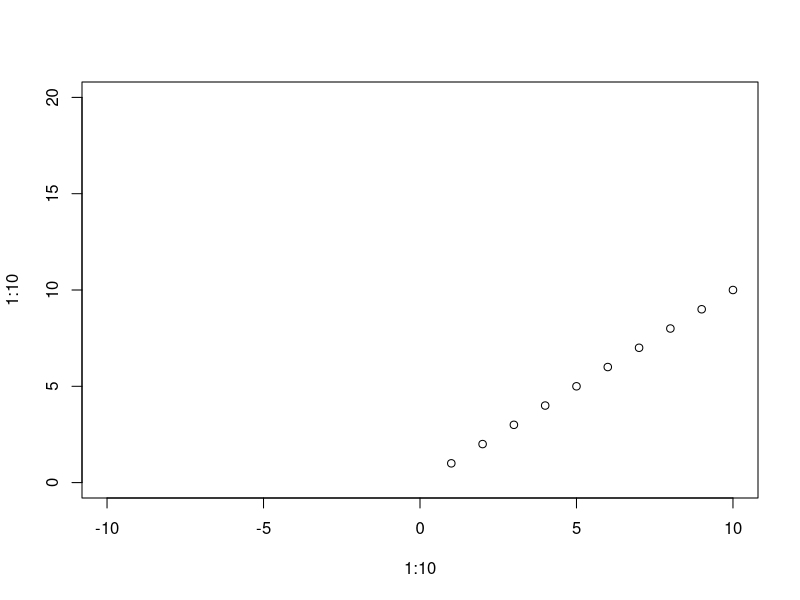

R code for this plot:
#
# PRACTICAL 1-2: Sampling and Simulation
# ---------------------------------
#
#
# In this practical, we introduce the ideas of statistical simulation as a mechanism
# to investigate the behaviour of sampling distributions in a case study problem
# of jury selection. We'll expand our R techniques to see how to write custom 
# functions, to sample and generate random numbers, and how to repeat straightforward
# calculations an arbitrary number of times.



 # *  You will need the following skills from previous practicals:
 #    *   Basic R skills with arithmetic, functions, etc
 #    *   Manipulating and creating vectors: `c`, `seq`,
 #    *   Calculating data summaries: `mean`, `sd`, `var`, `min`, `max`
 #    *   Plotting a histogram with `hist`
 # *  New R techniques:
 #    *   Sampling from a vector using `sample`
 #    *   Generating random numbers from a binomial distribution using `rbinom`
 #    *   Creating new functions with `function`
 #    *   Using `replicate` to repeatedly call a function with no arguments
 #    *   Adding straight lines to plots with `abline`




#
#
# 1. Jury selection: Swain vs. Alabama (1965)
# ==================================================================================
#
# The context of our problem today is concerns the selection of a jury in a trial
# in 1965 Alabama, USA. In the early 1960s, in Talladega County in Alabama, a Black
# man called Robert Swain was convicted and was sentenced to death. At the time, 
# only men aged 21 or older were allowed to serve on juries in Talladega County, 
# where 26% of the eligible jurors were Black. Of the 100 jurors available in the 
# jury panel, only 8 were Black and no Black man was selected for the jury of the
# actual trial itself.

# Robert Swain appealed his sentence, citing among other factors the fact the jury
# at his trial was all White. Moreover, he pointed out that all Talladega County 
# jury panels for the past 10 years had contained only a small percent of Black 
# panelists. Robert Swain was represented in the U.S. Supreme Court by Constance 
# Baker Motley (https://en.wikipedia.org/wiki/Constance_Baker_Motley), the first 
# African-American woman to argue a case in that Court. She argued 10 cases in the
# Supreme Court and lost only one – Robert Swain's. The U.S. Supreme Court concluded,
# "the overall percentage disparity has been small" and that there was insufficient
# evidence of "invidious discrimination".
# 
# But was this assertion reasonable? If jury panelists were selected at random 
# from the county’s eligible population, there would be some chance variation. We
# wouldn’t get exactly 26 Black panelists on every 100-person panel. But would we
# expect as few as eight? In this practical, we will use statistical simulation to
# investigate how plausible such an outcome would be, given the composition of the
# wider population of potential jurors.




#
#
# 2. Simulation and sampling 
# ==================================================================================
#
# Statistical simulation - or the Monte Carlo method(https://en.wikipedia.org/wiki/Monte_Carlo_method)
# is a statistical technique where we artificially generate ("simulate") data in 
# order to explore sampling distributions, investigate the behaviour of statistical
# methods, and test hypotheses. These methods are particularly useful when the
# corresponding mathematical calculations are difficult or even impossible. Of 
# course, since our results are a product of how we set up the simulation we must
# take particular care in setting up the problem and interpreting what we find.
# 
# For this practical, we will use R and a bit of statistical thinking to examine 
# the disparity between the 8 out of 100 Black men in the jury panel, the 
# distribution of the actual jury, and the distribution in the population.


#
# 2.1 Simulating a jury
# ----------------------------------------------------------------------------------
# 
# 
# We're going to approach the problem as follows:
#   
# * Let $X_i$ be one of the $n=100$ potential jurors in the panel 
# * Then $X_i=1$ if that juror is Black and $X_i=0$ otherwise
# * The jury panel comprises $n=100$ individuals are selected at random and 
#   representatitvely from the population.
# * Thus we assume that $X_i$ is drawn from a distribution where $P[X_i=1]=0.26$ to 
#   represent the 26% of eligible Black people in the local population.
# * $10$ people from the 100-person jury panel are then selected to be on the trial
#   jury.
# 
# Under these assumptions, we can *simulate* or *randomly generate* possible jury 
# panels consistent with random selection from this population. If the panel were 
# truly selected at random then our simulated results should be close to those 
# observed in Swain's case. If the results of our simulation are not consistent 
# with the composition of the panel in the trial, that will be evidence against 
# our model assumptions (ie the model of random selection) and potential evidence
# of bias. 
# 
# To begin with, we will simulate a jury using the `sample` function:



# ^^^^^^^^^^^^^^^^^^^^^^^^^^^^^^^^^^^^^^^^^^^^^^^^^^^^^^^^^^^^^^^^^^^^^^^^^^^^^^^^^^^^^^^^^^^^^^^
# ^ TECHNIQUE: 
# ^ 
# ^ The `sample` function allows us to take a sample of a specified size from a 
# ^ vector of values which is treated as the population. The sample function has the
# ^ following syntax, which you can find by typing `?sample`:
# ^ 
# ^ `sample(x, size, replace = FALSE, prob = NULL)`
# ^ 
# ^ The arguments to this function are:
# ^   
# ^   * `x` a vector of values representing the population to be sampled
# ^   * `size` the size of sample to take - in our case this is $n$
# ^   * `replace` - whether to sample with replacement (`TRUE`) or not (`FALSE`)
# ^   * `prob` - a vector of probabilities for the selection of each element of `x`. 
# ^      If probabilities aren't specified here, then the elements of `x` are assumed 
# ^      equally likely.
# ^ 
# ^ Note that the arguments `replace` and `prob` are given default values of `FALSE`
# ^ and `NULL`. This means that if we don't specify a value, R will assume they take
# ^ the defaults specified in the function definition.
# ^ 
# ^^^^^^^^^^^^^^^^^^^^^^^^^^^^^^^^^^^^^^^^^^^^^^^^^^^^^^^^^^^^^^^^^^^^^^^^^^^^^^^^^^^^^^^^^^^^^^^



#
# Exercise:
# ~~~~~~~~~~~~~
# * Use the `sample` function to:
#   * Take a sample of size $n=100$
#   * From a population of $[0,1]$ values
#   * With a probabilities $[0.74,0.26]$
#   * Using replacement
#   * _Hint:_ last time we saw we can use the `c` function to create vectors from two or more constants.













# Your code should return a vector of length 100, that will look something like the one below.
# 
# [1] 0 0 1 0 0 0 1 0 0 1 0 0 0 1 0 0 0 0 0 1 0 0 1 0 0 0 1 0 0 0 0 0 0 0 1 0 1 1 0 1 0 1 1 0 1 0 0 0 1 0 0 0 0 0 1
# [56] 1 1 0 0 0 1 1 0 0 0 0 1 1 0 1 0 0 0 0 0 0 1 0 1 0 1 0 1 0 0 0 0 0 0 0 1 1 0 1 0 0 0 0 0 1


#
# Exercise:
# ~~~~~~~~~~~~~
# * What do the values $0$ and $1$ represent?
# * Re-run your code from the previous exercise, but now save it as a variable `x`
# * Compute the `sum` of the elements of `x` to find out how many Black jurors would be in your simulated jury pool.
# * Are you close to the value of $8$ that was seen in the Swain case?
# * How would you modify your code to compute the proportion of Black jurors in the panel?
  











#
# 2.2 Using a function to repeat your calculations
# ----------------------------------------------------------------------------------
# 
# 
# As with other programming languages (such as Python), we can combine multiple 
# commands in `R` into our own custom functions that perform more complicated tasks
# or calculations. Throughout the year, we will be writing our own functions to 
# solve specific problems and today we will learn the basic syntax of how to create
# a function.



# ^^^^^^^^^^^^^^^^^^^^^^^^^^^^^^^^^^^^^^^^^^^^^^^^^^^^^^^^^^^^^^^^^^^^^^^^^^^^^^^^^^^^^^^^^^^^^^^
# ^ TECHNIQUE: 
# ^ 
# ^ When creating a new function, it needs to have a name, probably at least one 
# ^ argument (although it doesn’t have to), and a body of code that does something. 
# ^ At the end it usually should (although doesn’t have to) return a value or object
# ^ out of the function. 
# ^ 
# ^ The general syntax for writing your own function is
# ^ 
name.of.function <- function(arg1, arg2, arg3=2) {
  # function code to do some useful stuff
  return(something) # return value 
}
# ^ 
# ^ + name.of.function: is the function’s name. This can be any valid variable name,
# ^   but you should avoid using names that are used elsewhere in R, such as `mean`, 
# ^   `function`, `plot`, etc.
# ^ + arg1, arg2, arg3: these are the arguments of the function. You can write a 
# ^   function with any number of arguments, or none at all. Essentially, this is the
# ^   list of everything that is needed for the `name.of.function` function to run.
# ^   Some arguments have default values specified, such as `arg3` in our example, 
# ^   which is set to `2` unless otherwise specified. Arguments without a default 
# ^   must have a value supplied for the function to run. You do not need to provide
# ^   a value for those arguments with a default as they are considered as optional,
# ^   and when omitted the function will simply use the default value in its definition.
# ^ + **Function body**: The function code between the `{}` brackets is run every 
# ^   time the function is called. Note that unlike Python where the code _inside_ 
# ^   the function is _indented_, with `R` the code inside the function must be 
# ^   enclosed in curly braces `{}`. 
# ^ + **Return value**: The last line of the code is the value that will be returned
# ^   by the function.  It is not necessary that a function return anything, for 
# ^   example a function that makes a plot might not return anything (and so either 
# ^   state `return()` or omitting the `return` statement entirely), whereas a function 
# ^   that does a mathematical operation might return a number, or a vector.
# ^
# ^^^^^^^^^^^^^^^^^^^^^^^^^^^^^^^^^^^^^^^^^^^^^^^^^^^^^^^^^^^^^^^^^^^^^^^^^^^^^^^^^^^^^^^^^^^^^^^


# For example, we can write a function to compute the sum of squares of two numbers as
sum.of.squares <- function(x,y) {
  return(x^2 + y^2)
}

# and we can then evaluate

sum.of.squares(3,4)


#
# Exercise:
# ~~~~~~~~~~~~~
# * Write a function called `simulatePanel` which has no arguments, simulates a 
#   100 person jury panel, and returns the number of Black jurors it contains.
#

















# ^^^^^^^^^^^^^^^^^^^^^^^^^^^^^^^^^^^^^^^^^^^^^^^^^^^^^^^^^^^^^^^^^^^^^^^^^^^^^^^^^^^^^^^^^^^^^^^
# ^ TECHNIQUE: 
# ^ 
# ^ `replicate` is a function that repeatedly executes a fragment of code (an 
# ^ *expression*) a certain number of times. The function and the number of times
# ^ its called are its two arguments:
# ^   
# ^ `replicate(n, expr)`
# ^ 
# ^ evaluates the code `expr` repeatedly `n` times. For example, the following line
# ^ of code will print `"Hello World"` to the console ten times:
# ^   
    replicate(10, print("Hello world"))
# ^ 
# ^ If the expression `expr` returns a value, then `replicate` combines the results
# ^ together and returns them as a single object. 
# ^ 
# ^^^^^^^^^^^^^^^^^^^^^^^^^^^^^^^^^^^^^^^^^^^^^^^^^^^^^^^^^^^^^^^^^^^^^^^^^^^^^^^^^^^^^^^^^^^^^^^



#
# Exercise:
# ~~~~~~~~~~~~~
# * Use `replicate` with your `simulatePanel` function to simulate the number of 
#   Black jurors on 5000 simulated jury panels. Save the results to a variable 
#   called `panels`.
# * What does each number in the vector `panels` represent?
# * Draw a `hist`ogram of `panels` - how does this compare to the observation of $x=8$?










#
# 2.3 Using a binomial distribution
# ----------------------------------------------------------------------------------
# 
# 
# A different (and simpler) way of viewing this problem is to recognise that we 
# have  all of the conditions for a binomial distribution here. If we let the
# number of Black jurors on the 100-person panel be $X$, then if we're sampling 
# independently and randomly with fixed $p=0.26$, then we should have that 
# X ~ Bin(100, 0.26).
# 
# As you might expect from statistical software, R can directly generate random 
# numbers from common distributions such as the binomial.

# ^^^^^^^^^^^^^^^^^^^^^^^^^^^^^^^^^^^^^^^^^^^^^^^^^^^^^^^^^^^^^^^^^^^^^^^^^^^^^^^^^^^^^^^^^^^^^^^
# ^ TECHNIQUE: 
# ^
# ^ The `rbinom` function allows us to generate random observations from a 
# ^ binomial distribution. Its syntax is
# ^ 
# ^ rbinom(n, size, prob)
# ^ 
# ^ The arguments to this function are:
# ^   
# ^  * n - how many random numbers to generate. Note this is not the binomial sample size parameter n!
# ^  * size - the $n$ parameter of the binomial distribution to use
# ^  * prob - the probability of success p.
# ^ 
# ^^^^^^^^^^^^^^^^^^^^^^^^^^^^^^^^^^^^^^^^^^^^^^^^^^^^^^^^^^^^^^^^^^^^^^^^^^^^^^^^^^^^^^^^^^^^^^^
    

#
# Exercise:
# ~~~~~~~~~~~~~
# * How would you use the `rbinom` function to simulate $X$, the number of Black 
#    jurors in a jury panel of 100 individuals?
# * How would you modify your code to simulate 5000 values of $X$? 

    
    
    
    
    
    
    
    
    
#
# 2.4 Exploring the results
# ----------------------------------------------------------------------------------
#      
# We've now randomly simulated a large number of potential jury panels consistent 
# with this area in Alabama. Let's do a little statistical analysis on our results.
# You can use either the results from your own function or `rbinom` - it shouldn't
# matter which.

#
# Exercise:
# ~~~~~~~~~~~~~
# * Compute the `mean` and `var`iance of your simulated Xs.
# * If X ~ Bin(100, 0.26) what are the theoretical mean and variance of X? 
#     Do these values agree with your simulations?
# * Does the simulated distribution of X the values appear to be consistent 
#    with the observation x=8?


    
    
 
    
       

    
#
# Exercise:
# ~~~~~~~~~~~~~    
#
# * What distribution would make a good approximation to that of X? Hint:
# we're summing a large number of independent random variables.
# * Re-draw/go back to your`hist`ogram of the values of $X$. Does the shape of 
# the histogram agree with your expectation?

    
    
    
    
    
    
    
    
    
    
    
    
    
# Let's add the observed value of x=8 for reference. To do this, we will likely 
# need to modify our x-axis to have a larger range to ensure that 8 is visible 
# within the plot range, and learn how to add lines to an existing plot.

# ^^^^^^^^^^^^^^^^^^^^^^^^^^^^^^^^^^^^^^^^^^^^^^^^^^^^^^^^^^^^^^^^^^^^^^^^^^^^^^^^^^^^^^^^^^^^^^^
# ^ TECHNIQUE: 
# ^
# ^ To control the ranges of the horizontal and vertical axes, we can add the 
# ^ xlim and ylim arguments to our original plotting command. To set the horizontal
# ^ axis limits, we pass a vector of two numbers to represent the lower and upper
# ^ limits, xlim = c(lower, upper), and repeat the same for `ylim` to customise
# ^ the vertical axis. For example,
# ^ 
    plot(x=1:10, y=1:10, xlim=c(-10,10), ylim=c(0,20))
# ^ 
# ^ We don't have to specify axis limits, and when omitted R will figure out something 
# ^ sensible for us.
# ^  
# ^^^^^^^^^^^^^^^^^^^^^^^^^^^^^^^^^^^^^^^^^^^^^^^^^^^^^^^^^^^^^^^^^^^^^^^^^^^^^^^^^^^^^^^^^^^^^^^
    

#
# Exercise:
# ~~~~~~~~~~~~~    
#
# * Re-draw your histogram using $x$ axis limits that go from 0 up to 50.

    
    
    
    
    
    
    
# ^^^^^^^^^^^^^^^^^^^^^^^^^^^^^^^^^^^^^^^^^^^^^^^^^^^^^^^^^^^^^^^^^^^^^^^^^^^^^^^^^^^^^^^^^^^^^^^
# ^ TECHNIQUE: 
# ^
# ^ It is often useful to add simple straight lines to lines to plots, which can be
# ^ achieved using the `abline` function. `abline` can be used in three different ways:
# ^   
# ^   + Draw a horizontal line: pass a value to the `h` argument, `abline(h=3)` draws
# ^     a horizontal line at y=3
# ^   + Draw a vertical line: pass a value to the `v` argument, `abline(v=5)` draws
# ^     a vertical line at x=5
# ^   + Draw a line with given intercept and slope: pass value to the `a` and `b` 
# ^     arguments representing the intercept and slope respectively; `abline(a=1,b=2)` 
# ^     draws the line at y=1+2x
# ^   
# ^ `abline` can be customised using any of the usual colour and line modifications 
# ^ using colour, line types and widths .
# ^ 
# ^^^^^^^^^^^^^^^^^^^^^^^^^^^^^^^^^^^^^^^^^^^^^^^^^^^^^^^^^^^^^^^^^^^^^^^^^^^^^^^^^^^^^^^^^^^^^^^



    
#
# Exercise:
# ~~~~~~~~~~~~~    
#
# * Add a vertical line at $x=8$ to represent the observation in the Swain jury
#     selection case.
# * You can also customise your axis labels to be more readable - see the online help
#     for details.
# * You can customise your line (and your histogram) using colour:
# * Read the online help page on using colour in plots and experiment with redrawing
#     your histogram and vertical line using some custom colour.
# * What do you conclude about the plausibility of observing $x=8$ at random from
#     this population?



    
    
    
    
    
    
    
    


# You should end up with a plot that looks a little like the one on the webpage.

#
# Exercise:
# ~~~~~~~~~~~~~    
#
# * Without using the normal distribution, how would you use your simulations to estimate P[X <= 8]?
#   * *Hints*:
#   * Think about how you might determine how many of your simulated jury panels have 8 or fewer Black jurors?
#   * You can use the `<=` operator to test every element of a vector.
#   * `sum` will treat all the values of `TRUE` in a vector as `1` and `FALSE` as `0`
#   * You may need to make many more simulations to get a non-zero estimate.
#   * Ask for help if you're stuck!
#

    
    
    
    
    
    
    
    
    
    
    
    
    
    
    
    


# This is evidence that the model of random selection of the jurors in the panel
# is not consistent with the data from the panel. While it is possible that the 
# panel could have been generated by chance, our simulation demonstrates that it
# is hugely unlikely.
# 
# The reality of the trial panel is very much at odds with the model’s assumption
# of random selection from the eligible population. When the data and a model are
# inconsistent, then the model is hard to justify. After all, the data are real 
# but the model is just a set of assumptions. When assumptions are at odds with 
# reality, we must question those assumptions.
# 
# Therefore the most reasonable conclusion is that the either the proportion of 
# eligible Black jurors was far smaller than stated or the assumption of random 
# selection is unjustified for this jury panel. As the proportion was not in doubt,
# the most reasonable conclusion is that the jury panel was not selected by random
# sampling from the population of eligible jurors. Notwithstanding the opinion of 
# the Supreme Court, the difference between 26% and 8% is not so small as to be 
# explained well by chance alone.




#
#
# 3. Further Exercises:
# ==================================================================================
#
# Exercise:
# ~~~~~~~~~~~~~    
#
# * How would you use the techniques above to simulate the selection (without 
#   replacement) of 10 trial jurors from the 100-person jury panel? Do your results
#   indicate whether it is plausible to obtain no Black jurors purely at random?
# * Link up your two simulations! First simulate the selection of a representative
#   100-person panel using `rbinom`, and then use your simulated panel to `sample`
#   a simulated trial jury without replacement. Revisit your analysis to see 
#   whether this affects your conclusions.



    
    
    
    
    
    
    
    
    
    
    
    
    
    
    
    
    
    
    
    
    
    
    
    
    
    
    
    
    
    
    
    
    
    
    
    


